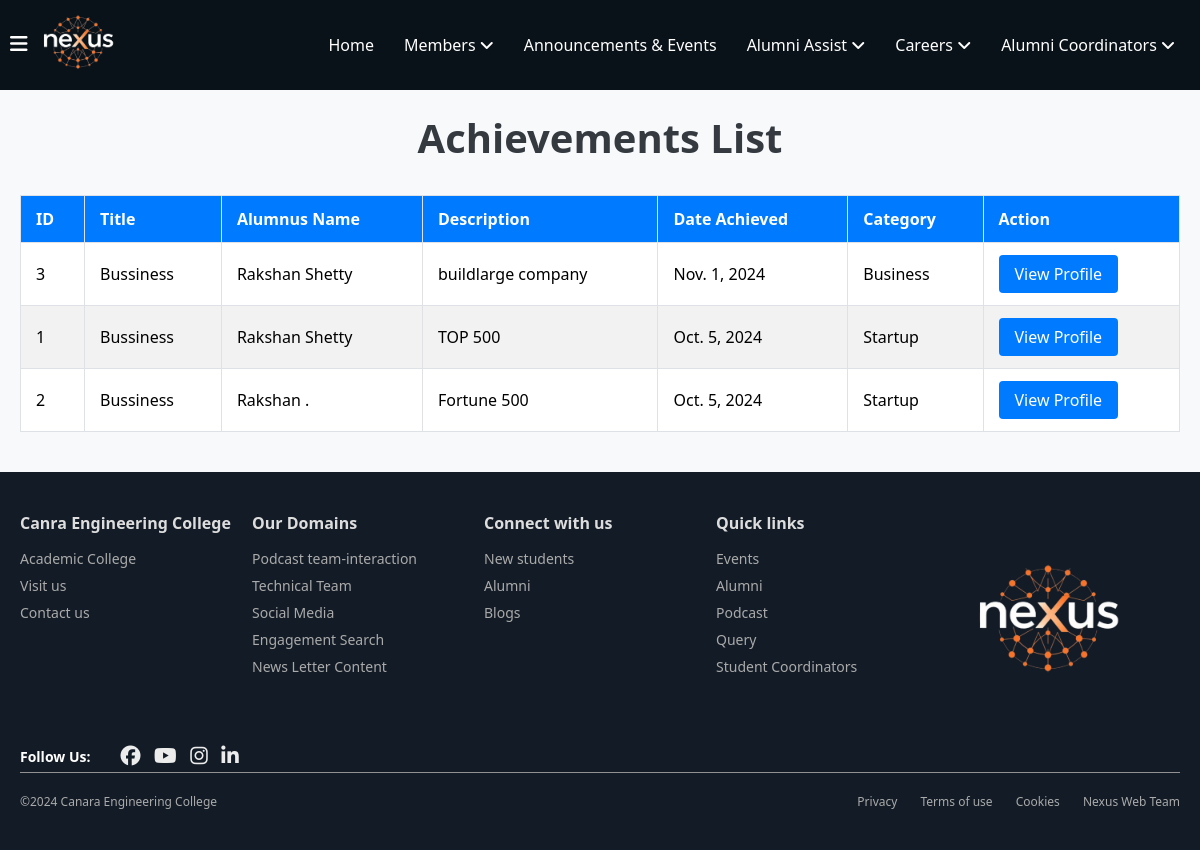
Page /achievements/ on the committed database.
### achievements/models.py (models this page shows, shortened)
class Achievement(models.Model):
    achievement_id = models.AutoField(primary_key=True)
    title = models.CharField(max_length=200)
    alumni = models.ForeignKey(Alumni, on_delete=models.CASCADE)
    description = models.TextField()
    date_achieved = models.DateField()
    category = models.CharField(max_length=100)

### alumni_details/models.py (models this page shows, shortened)
class Alumni(models.Model):
    alumni_id = models.AutoField(primary_key=True)
    user = models.OneToOneField(User, on_delete=models.CASCADE, related_name="alumni_profile")
    first_name = models.CharField(max_length=100, db_index=True)
    last_name = models.CharField(max_length=100, db_index=True)
    phone_number = models.CharField(max_length=15, blank=True, null=True)  # Allows optional phone number
    graduation_year = models.IntegerField(db_index=True)  # Added index for graduation year
    location = models.CharField(max_length=255, blank=True, null=True)  # Optional location
    job_location=models.CharField(max_length=255,blank=True,null=True,db_index=True)
    profile_picture = models.ImageField(upload_to='photos/', blank=True, null=True, default='photos/default.png', validators=[validate_image_size])  # Add validator here
    batch = models.CharField(max_length=10)
    usn = models.CharField(max_length=20, unique=True)
    linkedin_url = models.URLField(max_length=255, blank=True, null=True)  # Optional LinkedIn URL
    facebook_url = models.URLField(max_length=255, blank=True, null=True)  # Optional Facebook URL
    instagram_url = models.URLField(max_length=255, blank=True, null=True)  # Optional Instagram URL
    twitter_url = models.URLField(max_length=255, blank=True, null=True)  # Optional Twitter URL
    youtube_url = models.URLField(max_length=255, blank=True, null=True)  # Optional YouTube URL
    current_position = models.CharField(max_length=255, db_index=True, null=True)
    branch = models.CharField(max_length=100, db_index=True)  # Added index for branch
    company_name = models.CharField(max_length=255, db_index=True, null=True)  # Added index for company name
    bio = models.TextField(blank=True, null=True)  # Optional bio
    achievements = models.TextField(blank=True, null=True)  # Optional achievements
    dob = models.DateField()
    is_alumni = models.BooleanField(default=True)
    personal_email = models.EmailField(blank=True, null=True, unique=True)  # Add personal email field
    class Meta:
        indexes = [
            models.Index(fields=['first_name']),
            models.Index(fields=['last_name']),
            models.Index(fields=['current_position']),
            models.Index(fields=['graduation_year']),  # Index for faster filtering by graduation year
            models.Index(fields=['branch']),  # Index for faster filtering by branch
            models.Index(fields=['company_name']),  # Index for faster filtering by company name
            models.Index(fields=['job_location'])
        ]

### achievements/views.py (the view)
# urls.py: path('', achievements_list, name='achievements_list'),
def achievements_list(request):
    achievements = Achievement.objects.all().order_by('-date_achieved')  # Order by date achieved
    paginator = Paginator(achievements, 10)  # Show 10 achievements per page
    page_number = request.GET.get('page')
    achievements_page = paginator.get_page(page_number)
    return render(request, 'achievements/achievements_list.html', {'achievements': achievements_page})

### achievements/templates/achievements/achievements_list.html (shortened to what this page needs)
{% extends 'home/layout.html' %}
{% load static %}
{% block content %}
  <div class="custom-container">
    <h2 class="achievements-heading">Achievements List</h2>
    <div class="achievements-table-wrapper">
      <table class="achievements-table">
        <thead>
          <tr>
            <th>ID</th>
            <th>Title</th>
            <th>Alumnus Name</th>
            <th>Description</th>
            <th>Date Achieved</th>
            <th>Category</th>
            <th>Action</th>
          </tr>
        </thead>
        <tbody>
          {% for achievement in achievements %}
          <tr>
            <td>{{ achievement.achievement_id }}</td>
            <td>{{ achievement.title }}</td>
            <td>{{ achievement.alumni.first_name }} {{ achievement.alumni.last_name }}</td>
            <td>{{ achievement.description }}</td>
            <td>{{ achievement.date_achieved }}</td>
            <td>{{ achievement.category }}</td>
            <td>
              <a href="{% url 'alumni_profile' achievement.alumni.alumni_id %}">View Profile</a>
            </td>
          </tr>
          {% empty %}
          <tr>
            <td colspan="7" class="text-center">No achievements found.</td>
          </tr>
          {% endfor %}
        </tbody>
      </table>
    </div>
  </div>
{% endblock %}

### home/static/home/navbar.css (style rules this page uses)
* { margin: 0; padding: 0; box-sizing: border-box; font-family: 'Segoe UI', Tahoma, Geneva, Verdana, sans-serif; }
a { text-decoration: none; color: white; }

### achievements/templates/achievements/achievements_list.html (style rules this page uses)
.custom-container { width: 100%; padding: 20px; background-color: #f8f9fa; margin: 0 auto; }
.achievements-heading { text-align: center; font-size: 2.5rem; margin-bottom: 30px; color: #343a40; font-weight: 600; }
.achievements-table-wrapper { overflow-x: auto; }
.achievements-table { width: 100%; border-collapse: collapse; margin-bottom: 20px; background-color: #fff; }
.achievements-table th, .achievements-table td { text-align: left; padding: 12px 15px; border: 1px solid #dee2e6; font-size: 1rem; }
.achievements-table th { background-color: #007bff; color: white; font-weight: bold; }
.achievements-table tr:nth-child(even) { background-color: #f2f2f2; }
.achievements-table td a { display: inline-block; text-decoration: none; color: #fff; background-color: #007bff; padding: 8px 16px; border-radius: 4px; transition: background-color 0.3s ease; }

### rows in the picture
Achievement: achievement_id "3", title "Bussiness", alumni.first_name "Rakshan", alumni.last_name "Shetty", description "buildlarge company", date_achieved "Nov. 1, 2024", category "Business"
Achievement: achievement_id "1", title "Bussiness", alumni.first_name "Rakshan", alumni.last_name "Shetty", description "TOP 500", date_achieved "Oct. 5, 2024", category "Startup"
Achievement: achievement_id "2", title "Bussiness", alumni.first_name "Rakshan", alumni.last_name ".", description "Fortune 500", date_achieved "Oct. 5, 2024", category "Startup"
